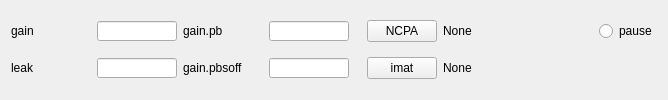
         <widget class="QWidget" name="tabLoopParams_Expert">
          <attribute name="title">
           <string>Expert</string>
          </attribute>
          <layout class="QGridLayout" name="gridLayout">
           <item row="0" column="2">
            <layout class="QHBoxLayout" name="gridLoop_NCPA">
             <property name="leftMargin">
              <number>12</number>
             </property>
             <item>
              <widget class="QPushButton" name="gridLoop_NCPA_button">
               <property name="sizePolicy">
                <sizepolicy hsizetype="Fixed" vsizetype="Fixed">
                 <horstretch>0</horstretch>
                 <verstretch>0</verstretch>
                </sizepolicy>
               </property>
               <property name="minimumSize">
                <size>
                 <width>70</width>
                 <height>0</height>
                </size>
               </property>
               <property name="maximumSize">
                <size>
                 <width>70</width>
                 <height>16777215</height>
                </size>
               </property>
               <property name="text">
                <string>NCPA</string>
               </property>
              </widget>
             </item>
             <item>
              <widget class="QLabel" name="gridLoop_NCPA_label">
               <property name="sizePolicy">
                <sizepolicy hsizetype="Expanding" vsizetype="Preferred">
                 <horstretch>0</horstretch>
                 <verstretch>0</verstretch>
                </sizepolicy>
               </property>
               <property name="minimumSize">
                <size>
                 <width>150</width>
                 <height>0</height>
                </size>
               </property>
               <property name="text">
                <string>None</string>
               </property>
              </widget>
             </item>
            </layout>
           </item>
           <item row="0" column="0">
            <layout class="QHBoxLayout" name="gridLoop_gain">
             <item>
              <widget class="QLabel" name="gridLoop_gain_label">
               <property name="minimumSize">
                <size>
                 <width>80</width>
                 <height>0</height>
                </size>
               </property>
               <property name="maximumSize">
                <size>
                 <width>80</width>
                 <height>20</height>
                </size>
               </property>
               <property name="text">
                <string>gain</string>
               </property>
              </widget>
             </item>
             <item>
              <widget class="QLineEdit" name="gridLoop_gain_entry">
               <property name="minimumSize">
                <size>
                 <width>50</width>
                 <height>0</height>
                </size>
               </property>
               <property name="maximumSize">
                <size>
                 <width>80</width>
                 <height>20</height>
                </size>
               </property>
              </widget>
             </item>
            </layout>
           </item>
           <item row="1" column="2">
            <layout class="QHBoxLayout" name="gridLoop_imat">
             <property name="leftMargin">
              <number>12</number>
             </property>
             <item>
              <widget class="QPushButton" name="gridLoop_imat_button">
               <property name="sizePolicy">
                <sizepolicy hsizetype="Fixed" vsizetype="Fixed">
                 <horstretch>0</horstretch>
                 <verstretch>0</verstretch>
                </sizepolicy>
               </property>
               <property name="minimumSize">
                <size>
                 <width>70</width>
                 <height>0</height>
                </size>
               </property>
               <property name="maximumSize">
                <size>
                 <width>70</width>
                 <height>16777215</height>
                </size>
               </property>
               <property name="text">
                <string>imat</string>
               </property>
              </widget>
             </item>
             <item>
              <widget class="QLabel" name="gridLoop_imat_label">
               <property name="sizePolicy">
                <sizepolicy hsizetype="Expanding" vsizetype="Preferred">
                 <horstretch>0</horstretch>
                 <verstretch>0</verstretch>
                </sizepolicy>
               </property>
               <property name="minimumSize">
                <size>
                 <width>150</width>
                 <height>0</height>
                </size>
               </property>
               <property name="text">
                <string>None</string>
               </property>
              </widget>
             </item>
            </layout>
           </item>
           <item row="1" column="0">
            <layout class="QHBoxLayout" name="gridLoop_leak">
             <item>
              <widget class="QLabel" name="gridLoop_leak_label">
               <property name="minimumSize">
                <size>
                 <width>80</width>
                 <height>0</height>
                </size>
               </property>
               <property name="maximumSize">
                <size>
                 <width>80</width>
                 <height>20</height>
                </size>
               </property>
               <property name="text">
                <string>leak</string>
               </property>
              </widget>
             </item>
             <item>
              <widget class="QLineEdit" name="gridLoop_leak_entry">
               <property name="minimumSize">
                <size>
                 <width>50</width>
                 <height>0</height>
                </size>
               </property>
               <property name="maximumSize">
                <size>
                 <width>80</width>
                 <height>20</height>
                </size>
               </property>
              </widget>
             </item>
            </layout>
           </item>
           <item row="1" column="1">
            <layout class="QHBoxLayout" name="gridLoop_pbsoffgain">
             <item>
              <widget class="QLabel" name="gridLoop_pbsoffgain_label">
               <property name="minimumSize">
                <size>
                 <width>80</width>
                 <height>0</height>
                </size>
               </property>
               <property name="maximumSize">
                <size>
                 <width>80</width>
                 <height>20</height>
                </size>
               </property>
               <property name="text">
                <string>gain.pbsoff</string>
               </property>
              </widget>
             </item>
             <item>
              <widget class="QLineEdit" name="gridLoop_pbsoffgain_entry">
               <property name="minimumSize">
                <size>
                 <width>50</width>
                 <height>0</height>
                </size>
               </property>
               <property name="maximumSize">
                <size>
                 <width>80</width>
                 <height>20</height>
                </size>
               </property>
              </widget>
             </item>
            </layout>
           </item>
           <item row="0" column="3">
            <widget class="QRadioButton" name="gridLoop_pause_radio">
             <property name="text">
              <string>pause</string>
             </property>
            </widget>
           </item>
           <item row="0" column="1">
            <layout class="QHBoxLayout" name="gridLoop_pbgain">
             <item>
              <widget class="QLabel" name="gridLoop_pbgain_label">
               <property name="minimumSize">
                <size>
                 <width>80</width>
                 <height>0</height>
                </size>
               </property>
               <property name="maximumSize">
                <size>
                 <width>80</width>
                 <height>20</height>
                </size>
               </property>
               <property name="text">
                <string>gain.pb</string>
               </property>
              </widget>
             </item>
             <item>
              <widget class="QLineEdit" name="gridLoop_pbgain_entry">
               <property name="minimumSize">
                <size>
                 <width>50</width>
                 <height>0</height>
                </size>
               </property>
               <property name="maximumSize">
                <size>
                 <width>80</width>
                 <height>20</height>
                </size>
               </property>
              </widget>
             </item>
            </layout>
           </item>
           <item row="1" column="3">
            <spacer name="gridLoop_hspacer14">
             <property name="orientation">
              <enum>Qt::Horizontal</enum>
             </property>
             <property name="sizeHint" stdset="0">
              <size>
               <width>37</width>
               <height>20</height>
              </size>
             </property>
            </spacer>
           </item>
          </layout>
         </widget>
